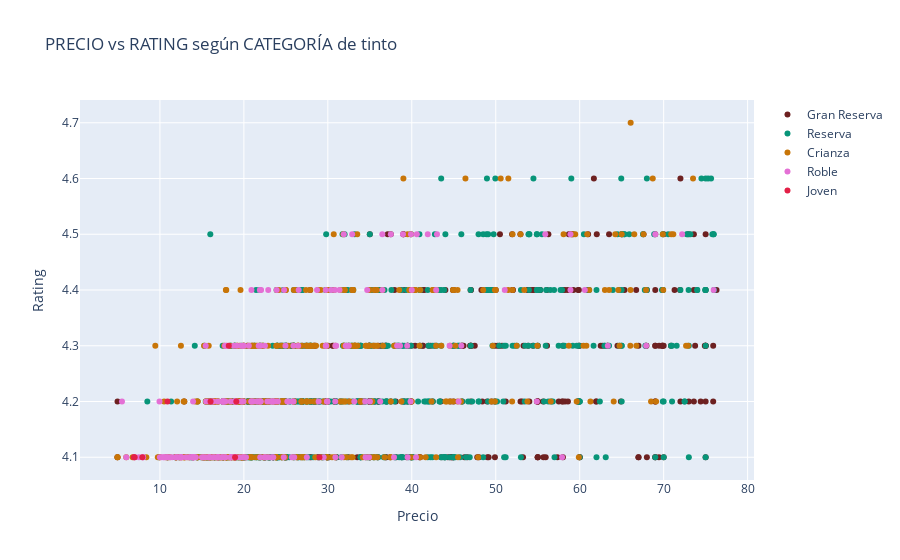

Write notebook code for a chart like this one.
### Code cell
# TINTOS

gran_reserva = filtro_tintos[filtro_tintos["Categoría"] == "Gran Reserva"]
reserva = filtro_tintos[filtro_tintos["Categoría"]=="Reserva"]
crianza = filtro_tintos[filtro_tintos["Categoría"]=="Crianza"]
roble = filtro_tintos[filtro_tintos["Categoría"]=="Roble"]
joven = filtro_tintos[filtro_tintos["Categoría"]=="Joven"]

trace1 =go.Scatter(
                    x = gran_reserva.Precio,
                    y = gran_reserva.Rating,
                    mode = "markers",
                    name = "Gran Reserva",
                    marker = dict(color = 'rgba(109, 33, 33, 1)'),
                    text= gran_reserva.Vino)

trace2 =go.Scatter(
                    x = reserva.Precio,
                    y = reserva.Rating,
                    mode = "markers",
                    name = "Reserva",
                    marker = dict(color = 'rgba(8, 149, 121, 1)'),
                    text= reserva.Vino)

trace3 =go.Scatter(
                    x = crianza.Precio,
                    y = crianza.Rating,
                    mode = "markers",
                    name = "Crianza",
                    marker = dict(color = 'rgba(200, 117, 8, 1)'),
                    text= crianza.Vino)

trace4 =go.Scatter(
                    x = roble.Precio,
                    y = roble.Rating,
                    mode = "markers",
                    name = "Roble",
                    marker = dict(color = 'rgba(228, 112, 213, 1)'),
                    text= roble.Vino)

trace5 =go.Scatter(
                    x = joven.Precio,
                    y = joven.Rating,
                    mode = "markers",
                    name = "Joven",
                    marker = dict(color = 'rgba(227, 32, 71, 1)'),
                    text= joven.Vino)

data = [trace1, trace2, trace3, trace4, trace5]

layout = dict(title = 'PRECIO vs RATING según CATEGORÍA de tinto',
              xaxis= dict(title= 'Precio',ticklen= 5,zeroline= False),
              yaxis= dict(title= 'Rating',ticklen= 5,zeroline= False)
             )

fig = dict(data = data, layout = layout)
iplot(fig)

### Figure 1 — Plotly figure (JSON) as saved in the notebook; plotly's stock layout.template omitted (floating-point values rounded to 4 significant figures; data arrays with more than 128 entries replaced by an {"elided": "..."} marker saying what was removed)
{"data": [{"marker": {"color": "rgba(109, 33, 33, 1)"}, "mode": "markers", "name": "Gran Reserva", "text": {"elided": "370 str values"}, "type": "scatter", "x": {"elided": "370 float values"}, "y": {"elided": "370 float values"}}, {"marker": {"color": "rgba(8, 149, 121, 1)"}, "mode": "markers", "name": "Reserva", "text": {"elided": "586 str values"}, "type": "scatter", "x": {"elided": "586 float values"}, "y": {"elided": "586 float values"}}, {"marker": {"color": "rgba(200, 117, 8, 1)"}, "mode": "markers", "name": "Crianza", "text": {"elided": "477 str values"}, "type": "scatter", "x": {"elided": "477 float values"}, "y": {"elided": "477 float values"}}, {"marker": {"color": "rgba(228, 112, 213, 1)"}, "mode": "markers", "name": "Roble", "text": {"elided": "195 str values"}, "type": "scatter", "x": {"elided": "195 float values"}, "y": {"elided": "195 float values"}}, {"marker": {"color": "rgba(227, 32, 71, 1)"}, "mode": "markers", "name": "Joven", "text": ["Bomba Selección Especial Tempranillo 2021", "Syrah 2021", "Flor de Morca 2021", "Silencio 2021", "Camins del Priorat 2021", "Embruix 2021", "Les Brugueres 2021", "Ribera del Duero Tinto 2021", "Colección Privada 2021"], "type": "scatter", "x": [6.9, 6.99, 7.9, 10.9, 18.95, 19.1, 18.2, 16.03, 29], "y": [4.1, 4.1, 4.1, 4.2, 4.1, 4.2, 4.3, 4.2, 4.1]}], "layout": {"title": {"text": "PRECIO vs RATING según CATEGORÍA de tinto"}, "xaxis": {"ticklen": 5, "title": {"text": "Precio"}, "zeroline": false}, "yaxis": {"ticklen": 5, "title": {"text": "Rating"}, "zeroline": false}}}
